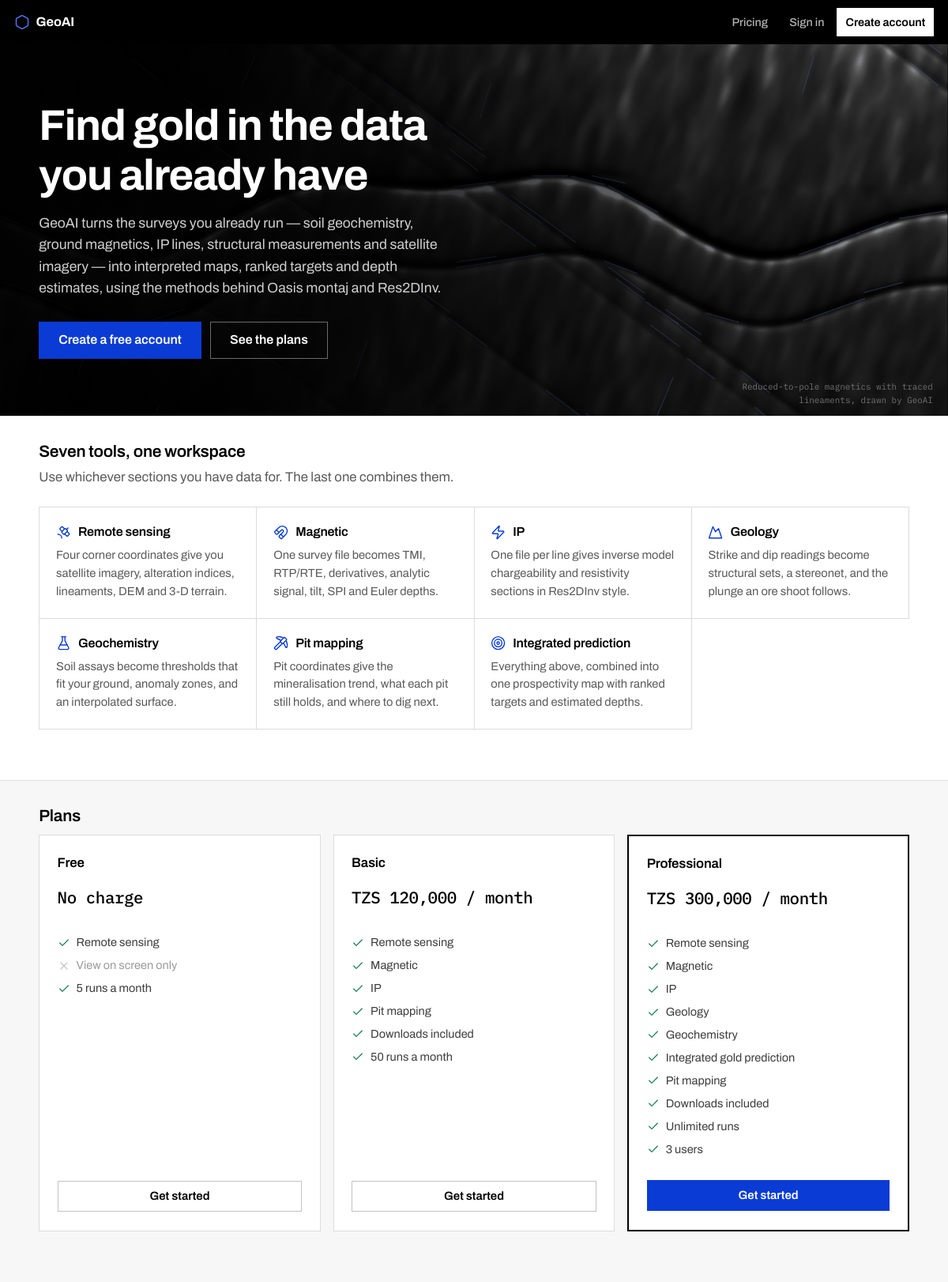
The page / on the database its author committed.
### portal/models.py (models this page shows, shortened)
class Plan(db.Model):
    __tablename__ = "plans"
    id = db.Column(db.Integer, primary_key=True)
    code = db.Column(db.String(32), unique=True, nullable=False)        # free, basic, pro
    name = db.Column(db.String(80), nullable=False)
    price = db.Column(db.Float, nullable=False, default=0.0)
    currency = db.Column(db.String(8), nullable=False, default="TZS")
    period_days = db.Column(db.Integer, nullable=False, default=30)
    sections = db.Column(db.Text, nullable=False, default="")           # comma-separated keys of SECTIONS
    can_download = db.Column(db.Boolean, nullable=False, default=False)
    max_uploads_per_month = db.Column(db.Integer, nullable=False, default=0)   # 0 = no limit
    seats = db.Column(db.Integer, nullable=False, default=1)
    is_public = db.Column(db.Boolean, nullable=False, default=True)     # shown on the pricing page
    sort = db.Column(db.Integer, nullable=False, default=0)
    @property
    def section_list(self):
        return [s for s in (self.sections or "").split(",") if s]
    @property
    def price_label(self):
        if self.price <= 0:
            return "No charge"
        per = {30: "month", 31: "month", 90: "quarter", 365: "year"}.get(self.period_days,
                                                                         f"{self.period_days} days")
        return f"{self.currency} {self.price:,.0f} / {per}"

### portal/public.py (the view)
@bp.route("/")
def index():
    plans = Plan.query.filter_by(is_public=True).order_by(Plan.sort).all()
    return render_template("index.html", plans=plans, sections=SECTIONS)

### portal/__init__.py (called while the page is built)
def section_name(key):
    from .models import SECTIONS
    return SECTIONS.get(key, str(key).replace("-", " ").capitalize()).split("\u00b7")[-1].strip()

### portal/app/__init__.py (called while the page is built, shortened)
def nav_context():
    if not current_user.is_authenticated:
        return {"app_sections": [], "locked_count": 0, "allowance": (0, None, None)}

### portal/icons.py (called while the page is built)
def icon(name, cls="", label=None):
    if name not in names():
        raise KeyError(f"no icon named {name!r} in {SPRITE.name}")
    aria = (f'role="img" aria-label="{label}"' if label else 'aria-hidden="true" focusable="false"')
    classes = f"ico {cls}".strip()
    return Markup(f'<svg class="{classes}" {aria}><use href="#i-{name}"></use></svg>')

### portal/templates/index.html (shortened to what this page needs)
{% extends "base.html" %}
{% block hero %}
<section class="hero">
  <div class="wrap">
    <h1>Find gold in the data you already have</h1>
    <p>{{ BRAND }} turns the surveys you already run — soil geochemistry, ground magnetics, IP lines,
      structural measurements and satellite imagery — into interpreted maps, ranked targets and depth
      estimates, using the methods behind Oasis montaj and Res2DInv.</p>
    <div class="hero-acts">
      <a class="btn primary lg" href="{{ url_for('auth.register') }}">Create a free account</a>
      <a class="btn sec lg" href="{{ url_for('billing.pricing') }}">See the plans</a>
    </div>
  </div>
  <p class="hero-cap">Reduced-to-pole magnetics with traced lineaments, drawn by {{ BRAND }}</p>
</section>
{% endblock %}
{% block page %}
<section class="band">
  <div class="wrap">
    <h2 style="margin-top:0">Seven tools, one workspace</h2>
    <p class="lede">Use whichever sections you have data for. The last one combines them.</p>
    <div class="secrow">
      {% for ic, name, what in [
        ('satellite', 'Remote sensing',
         'Four corner coordinates give you satellite imagery, alteration indices, lineaments, DEM and 3-D terrain.'),
        ('magnet', 'Magnetic',
         'One survey file becomes TMI, RTP/RTE, derivatives, analytic signal, tilt, SPI and Euler depths.'),
        ('zap', 'IP',
         'One file per line gives inverse model chargeability and resistivity sections in Res2DInv style.'),
        ('rock', 'Geology',
         'Strike and dip readings become structural sets, a stereonet, and the plunge an ore shoot follows.'),
        ('flask', 'Geochemistry',
         'Soil assays become thresholds that fit your ground, anomaly zones, and an interpolated surface.'),
        ('pickaxe', 'Pit mapping',
         'Pit coordinates give the mineralisation trend, what each pit still holds, and where to dig next.'),
        ('target', 'Integrated prediction',
         'Everything above, combined into one prospectivity map with ranked targets and estimated depths.')] %}
        <div>
          <h3>{{ icon(ic) }} {{ name }}</h3>
          <p>{{ what }}</p>
        </div>
    </div>
  </div>
</section>
<section class="band alt">
  <div class="wrap">
    <h2 style="margin-top:0">Plans</h2>
    <div class="grid g3">
      {% for p in plans %}
        <div class="plan {% if p.code == 'pro' %}featured{% endif %}">
          <h3>{{ p.name }}</h3>
          <div class="price">{{ p.price_label }}</div>
          <ul>
            {% for s in p.section_list if s != 'home' %}
              <li>{{ icon('check') }} {{ section_name(s) }}</li>
            {% endfor %}
            <li class="{{ '' if p.can_download else 'off' }}">
              {{ icon('check' if p.can_download else 'close') }}
              {{ 'Downloads included' if p.can_download else 'View on screen only' }}</li>
            <li>{{ icon('check') }}
              {{ p.max_uploads_per_month ~ ' runs a month' if p.max_uploads_per_month else 'Unlimited runs' }}</li>
            {% if p.seats > 1 %}<li>{{ icon('check') }} {{ p.seats }} users</li>{% endif %}
          </ul>
          <a class="btn {{ 'primary' if p.code == 'pro' else 'sec' }} block"
             href="{{ url_for('auth.register') }}">Get started</a>
        </div>
      {% endfor %}
    </div>
  </div>
</section>
{% endblock %}

### rows shown on the page
Plan: name "Free", price_label "No charge", section_name "Remote sensing", can_download "View on screen only", max_uploads_per_month "5 runs a month"
Plan: name "Basic", price_label "TZS 120,000 / month", section_name "Remote sensing" "Magnetic" "IP" "Pit mapping", can_download "Downloads included", max_uploads_per_month "50 runs a month"
Plan: name "Professional", price_label "TZS 300,000 / month", section_name "Remote sensing" "Magnetic" "IP" "Geology" "Geochemistry" "Integrated gold prediction" "Pit mapping", can_download "Downloads included", max_uploads_per_month "Unlimited runs", seats "3"

### other values the page prints
{{ BRAND }} "GeoAI"
{{ name }} "Remote sensing" "Magnetic" "IP" "Geology" "Geochemistry" "Pit mapping" "Integrated prediction"
{{ what }} "Four corner coordinates give you satellite imagery, alteration indices, lineaments, DEM and 3-D terrain." "One survey file becomes TMI, RTP/RTE, derivatives, analytic signal, tilt, SPI and Euler depths." "One file per line gives inverse model chargeability and resistivity sections in Res2DInv style." "Strike and dip readings become structural sets, a stereonet, and the plunge an ore shoot follows." "Soil assays become thresholds that fit your ground, anomaly zones, and an interpolated surface." "Pit coordinates give the mineralisation trend, what each pit still holds, and where to dig next." "Everything above, combined into one prospectivity map with ranked targets and estimated depths."
